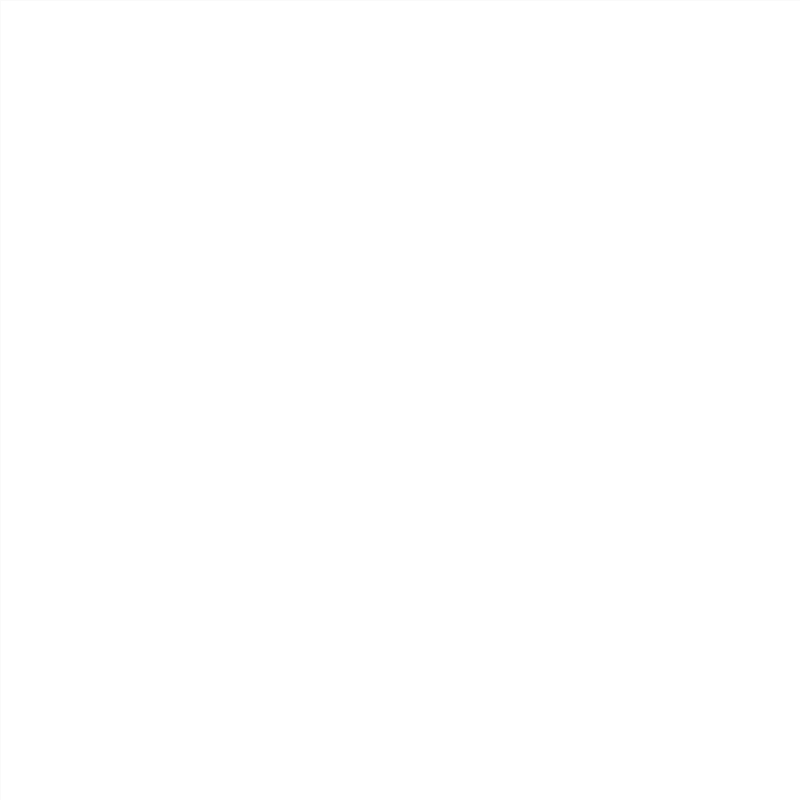
Frame 1 (no input)
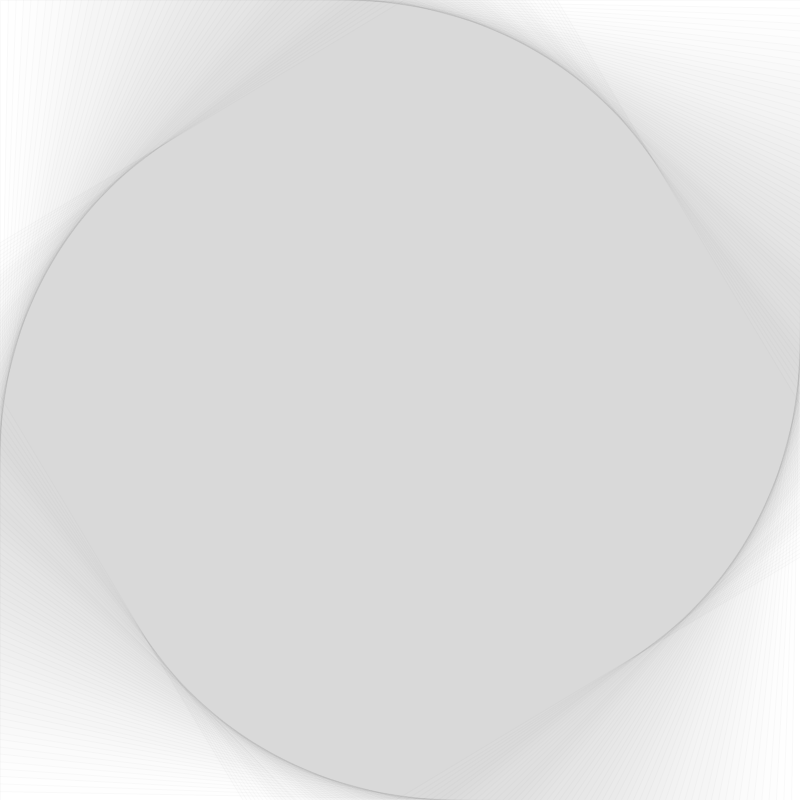
Frame 60 (the mouse pressed at the canvas centre just before this capture)
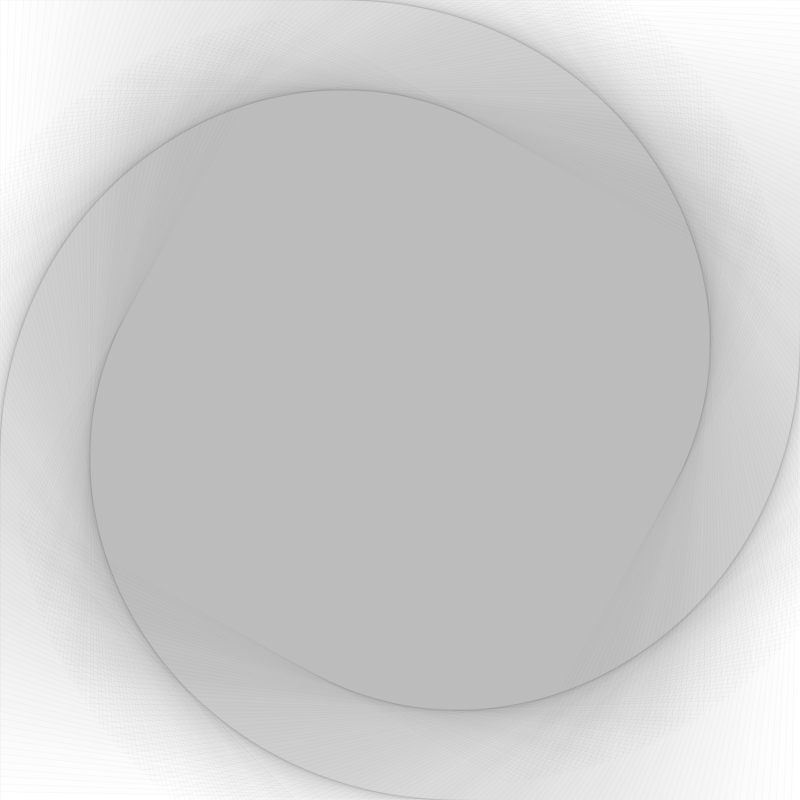
Frame 120 (the mouse held since frame 60 and released just before this capture)

The Processing sketch that drew these frames (run headless with seeded random() and noise(); from frame 60 on, the mouse is pressed at the canvas centre):

// Processing sketch: SpiralingSquareTranslateTut
// ── SpiralingSquareTranslateTut.pde
int i = 0;
int x = 800;

void setup()
{
  size(800, 800);
  background(255);
  rectMode(CENTER);
}

void draw()
{
  smooth();
  fill(192, 10);
  stroke(0, 5);
  //rect(200, 200, 40, 40);

  pushMatrix();
  translate(400, 400);
  rotate(radians(i));
  i++;
  //fill(random(255), random(255), random(255));
  fill(random(255), 1);
  if(x > 0)
  {
    rect(0, 0, x, x);
    x-=2;
  } else {
    x = 0;
  }
  
  popMatrix();
}
